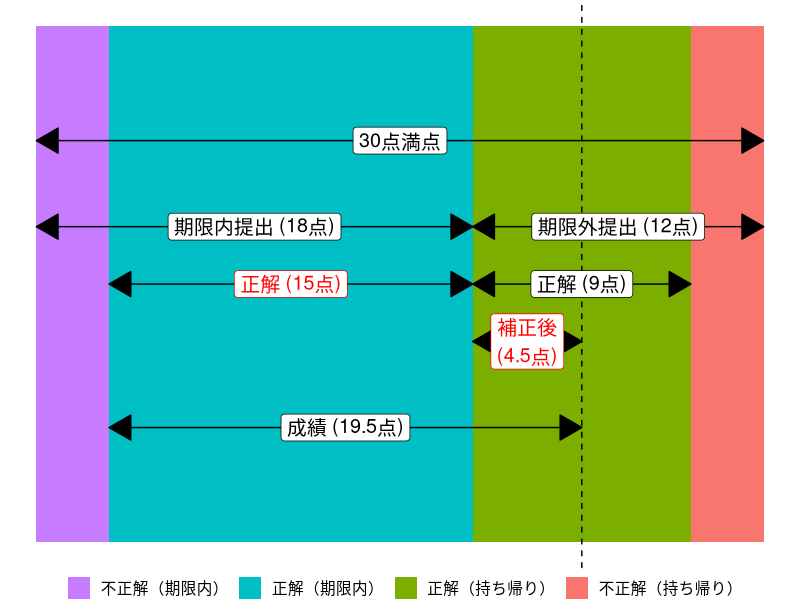

Source code (R):
## ---- chunk 1
#| include: false
library(tidyverse)
knitr::opts_chunk$set(dev       = "ragg_png",
                      dpi       = 300,
                      fig.align = "center",
                      echo      = TRUE)
## ---- chunk 2
#| echo: false
#| fig-width: 10
#| fig-height: 5
tibble(y = c(1, 1, 1, 1),
       x = c(3, 15, 9, 3),
       z = c("不正解（期限内）", "正解（期限内）",
             "正解（持ち帰り）", "不正解（持ち帰り）")) %>%
   mutate(z = fct_inorder(z),
          z = fct_rev(z)) |> 
   ggplot() +
   geom_bar(aes(x = y, y = x, fill = z), stat = "identity") +
   annotate("segment", y = 0, yend = 30, x = 1.25, xend = 1.25,
            arrow = arrow(ends = "both", type = "closed")) +
   annotate("segment", y = 0, yend = 18, x = 1.1, xend = 1.1,
            arrow = arrow(ends = "both", type = "closed")) +
   annotate("segment", y = 18, yend = 30, x = 1.1, xend = 1.1,
            arrow = arrow(ends = "both", type = "closed")) +
   annotate("segment", y = 3, yend = 18, x = 1, xend = 1,
                arrow = arrow(ends = "both", type = "closed")) +
   annotate("segment", y = 18, yend = 27, x = 1, xend = 1,
                arrow = arrow(ends = "both", type = "closed")) +
   annotate("segment", y = 18, yend = 22.5, x = 0.9, xend = 0.9,
                arrow = arrow(ends = "both", type = "closed")) +
   annotate("segment", y = 3, yend = 22.5, x = 0.75, xend = 0.75,
                arrow = arrow(ends = "both", type = "closed")) +
   geom_hline(yintercept = 22.5, linetype = 2) +
   annotate("label", x = 1.25, y = 15, label = "30点満点", size = 5) +
   annotate("label", x = 1.1, y = 9, label = "期限内提出 (18点)", size = 5) +
   annotate("label", x = 1.1, y = 24, label = "期限外提出 (12点)", size = 5) +
   annotate("label", x = 1, y = 10.5, label = "正解 (15点)", size = 5,
            color = "red") +
   annotate("label", x = 1, y = 22.5, label = "正解 (9点)", size = 5) +
   annotate("label", x = 0.9, y = 20.25, label = "補正後\n(4.5点)", size = 5,
            color = "red") +
   annotate("label", x = 0.75, y = 12.75, label = "成績 (19.5点)", size = 5) +
   coord_flip() +
   labs(fill = "") +
   guides(fill = guide_legend(reverse = TRUE)) +
   theme_void(base_size = 14) +
   theme(legend.position = "bottom")
